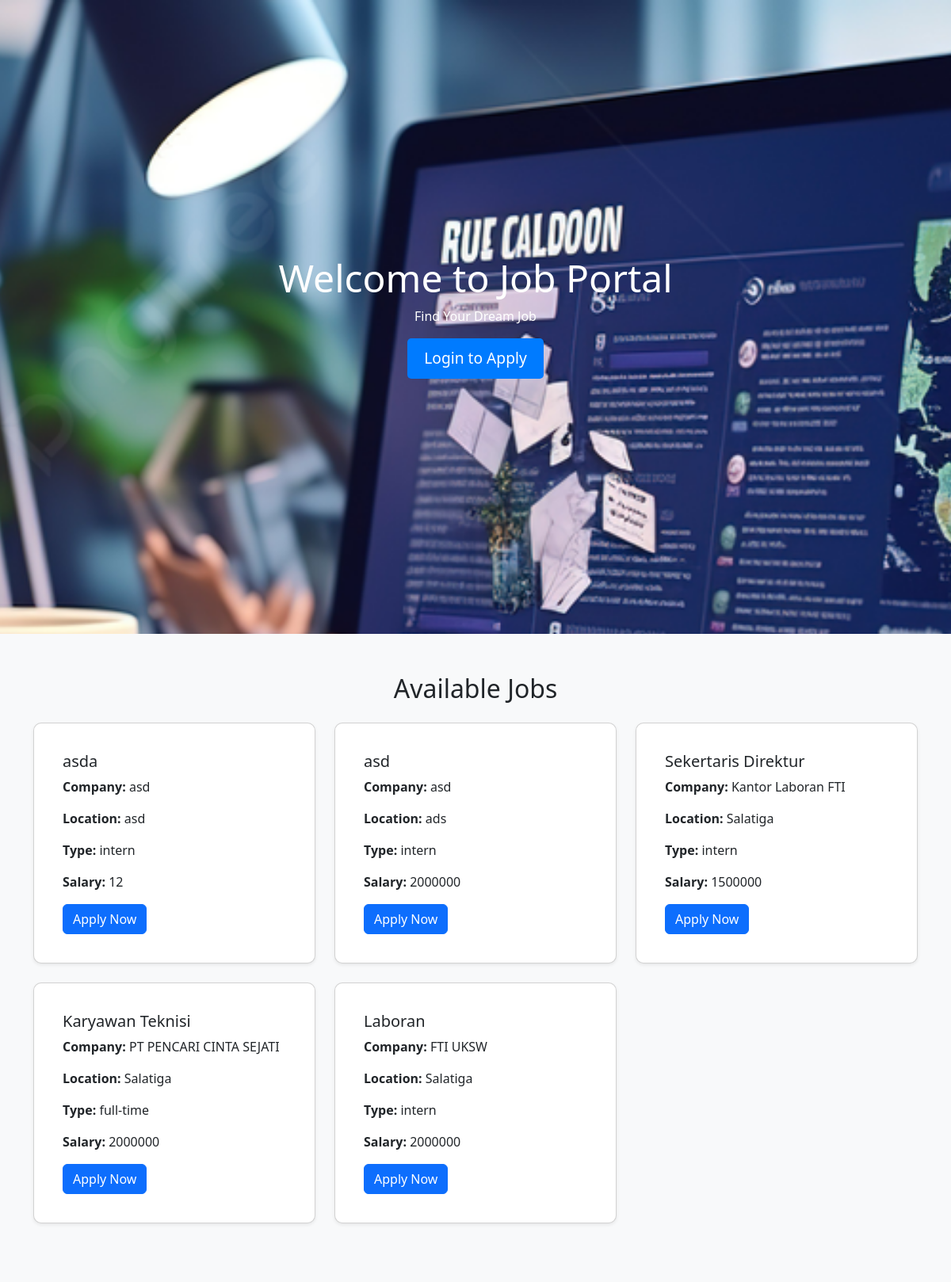
The page / on the database its author committed.
### tables this page shows
CREATE TABLE `tb_jobs` (
  `id` int(11) NOT NULL,
  `title` varchar(255) NOT NULL,
  `description` text NOT NULL,
  `requirements` text NOT NULL,
  `employment_type` enum('intern','full-time') NOT NULL,
  `salary_range` varchar(100) DEFAULT NULL,
  `company_name` varchar(255) NOT NULL,
  `location` varchar(255) DEFAULT NULL,
  `created_at` timestamp NOT NULL DEFAULT current_timestamp(),
  `updated_at` timestamp NOT NULL DEFAULT current_timestamp() ON UPDATE current_timestamp(),
  `created_by` int(11) NOT NULL,
  `expired_at` timestamp NULL DEFAULT NULL,
  `status` enum('active','expired','deleted') DEFAULT 'active'
);

### index.php (the view, shortened to what this page needs)
<?php
require 'db.php';
$query = "SELECT id, title, company_name, location, employment_type, salary_range
            FROM tb_jobs
            WHERE status = 'active'
            ORDER BY created_at DESC";
$result = $conn->query($query);
?>
<!DOCTYPE html>
<html lang="en">
<head>
    <link href="https://cdn.jsdelivr.net/npm/bootstrap@5.3.0-alpha1/dist/css/bootstrap.min.css" rel="stylesheet">
</head>
<body>
    <div class="header">
        <h1>Welcome to Job Portal</h1>
        <p>Find Your Dream Job</p>
        <a href="login.php" class="btn btn-custom">Login to Apply</a>
    </div>
    <div class="job-section">
        <div class="container">
            <h2 class="text-center mb-4">Available Jobs</h2>
            <div class="row">
                <?php if ($result && $result->num_rows > 0): ?>
                    <?php while ($row = $result->fetch_assoc()): ?>
                        <div class="col-md-4 mb-4">
                            <div class="card job-list shadow-sm">
                                <div class="card-body">
                                    <h5 class="card-title"><?= htmlspecialchars($row['title']) ?></h5>
                                    <p class="card-text"><strong>Company:</strong> <?= htmlspecialchars($row['company_name']) ?></p>
                                    <p class="card-text"><strong>Location:</strong> <?= htmlspecialchars($row['location']) ?></p>
                                    <p class="card-text"><strong>Type:</strong> <?= htmlspecialchars($row['employment_type']) ?></p>
                                    <p class="card-text"><strong>Salary:</strong> <?= htmlspecialchars($row['salary_range']) ?></p>
                                    <a href="login.php" class="btn btn-primary">Apply Now</a>
                                </div>
                            </div>
                        </div>
                    <?php endwhile; ?>
                <?php else: ?>
                    <p class="text-center">No jobs available at the moment. Please check back later!</p>
                <?php endif; ?>
            </div>
        </div>
    </div>
</body>
</html>

### index.php (style rules this page uses)
.header { height: 100vh; display: flex; flex-direction: column; justify-content: center; align-items: center; text-align: center; color: #fff; background: url('src/photos/background.jpg') no-repeat center center fixed; background-size: cover; }
.header h1 { font-size: 3rem; }
.btn-custom { background-color: #007bff; color: white; font-size: 1.2rem; padding: 10px 20px; border-radius: 5px; text-decoration: none; }
.job-section { background-color: #f8f9fa; padding: 50px 20px; }
.job-list { background-color: #fff; padding: 20px; border-radius: 10px; }

### rows shown on the page
tb_jobs: title "asda", company_name "asd", location "asd", employment_type "intern", salary_range "12"
tb_jobs: title "asd", company_name "asd", location "ads", employment_type "intern", salary_range "2000000"
tb_jobs: title "Sekertaris Direktur", company_name "Kantor Laboran FTI", location "Salatiga", employment_type "intern", salary_range "1500000"
tb_jobs: title "Karyawan Teknisi", company_name "PT PENCARI CINTA SEJATI", location "Salatiga", employment_type "full-time", salary_range "2000000"
tb_jobs: title "Laboran", company_name "FTI UKSW", location "Salatiga", employment_type "intern", salary_range "2000000"
